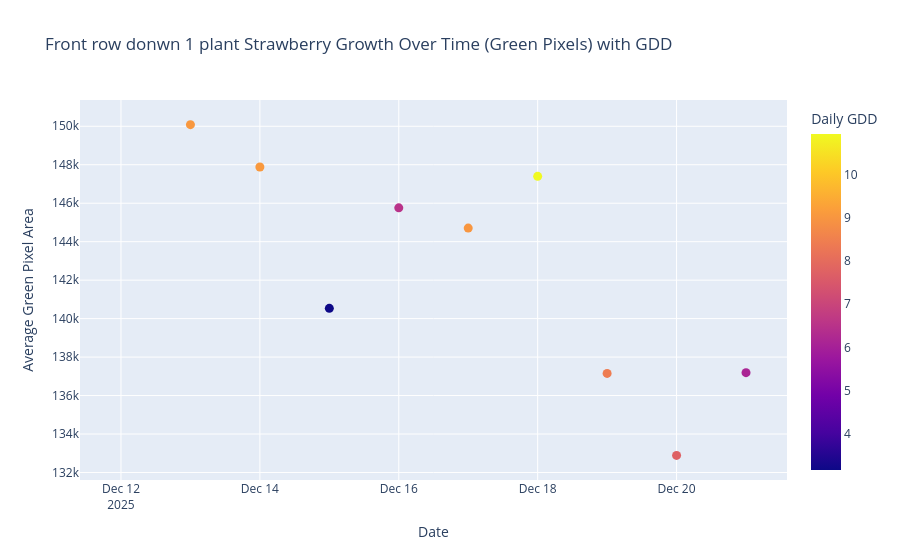

Notebook code cell kept with this figure:
### Code cell
from plotly import express as px
df=df_final
df["Date Time"] = pd.to_datetime(df["Date Time"])
df["date"] = df["Date Time"].dt.date

# df = df.dropna(subset=["green_pixels"])
daily = df_final.groupby("date").agg({
    "green_pixels":"mean",
    "GDD":"first"
}).reset_index()

# plot
fig = px.scatter(
    daily,
    x="date",
    y="green_pixels",
    color="GDD",
    title="Front row donwn 1 plant Strawberry Growth Over Time (Green Pixels) with GDD",
    labels={
        "date":"Date",
        "green_pixels":"Average Green Pixel Area",
        "GDD":"Daily GDD"
    }
)

fig.update_traces(marker=dict(size=9))

fig.show()

### Figure 1 — Plotly figure (JSON) as saved in the notebook; plotly's stock layout.template omitted (floating-point values rounded to 4 significant figures)
{"data": [{"hovertemplate": "Date=%{x}<br>Average Green Pixel Area=%{y}<br>Daily GDD=%{marker.color}<extra></extra>", "legendgroup": "", "marker": {"color": [7.805, 9.045, 9.075, 3.16, 6.51, 9.0, 10.94, 8.405, 7.745, 6.12], "coloraxis": "coloraxis", "size": 9, "symbol": "circle"}, "mode": "markers", "name": "", "orientation": "v", "showlegend": false, "type": "scatter", "x": ["2025-12-12", "2025-12-13", "2025-12-14", "2025-12-15", "2025-12-16", "2025-12-17", "2025-12-18", "2025-12-19", "2025-12-20", "2025-12-21"], "xaxis": "x", "y": [NaN, 150100.0, 147900.0, 140500.0, 145800.0, 144700.0, 147400.0, 137200.0, 132900.0, 137200.0], "yaxis": "y"}], "layout": {"coloraxis": {"colorbar": {"title": {"text": "Daily GDD"}}, "colorscale": [[0, "#0d0887"], [0.1111, "#46039f"], [0.2222, "#7201a8"], [0.3333, "#9c179e"], [0.4444, "#bd3786"], [0.5556, "#d8576b"], [0.6667, "#ed7953"], [0.7778, "#fb9f3a"], [0.8889, "#fdca26"], [1, "#f0f921"]]}, "legend": {"tracegroupgap": 0}, "title": {"text": "Front row donwn 1 plant Strawberry Growth Over Time (Green Pixels) with GDD"}, "xaxis": {"anchor": "y", "domain": [0, 1], "title": {"text": "Date"}}, "yaxis": {"anchor": "x", "domain": [0, 1], "title": {"text": "Average Green Pixel Area"}}}}
